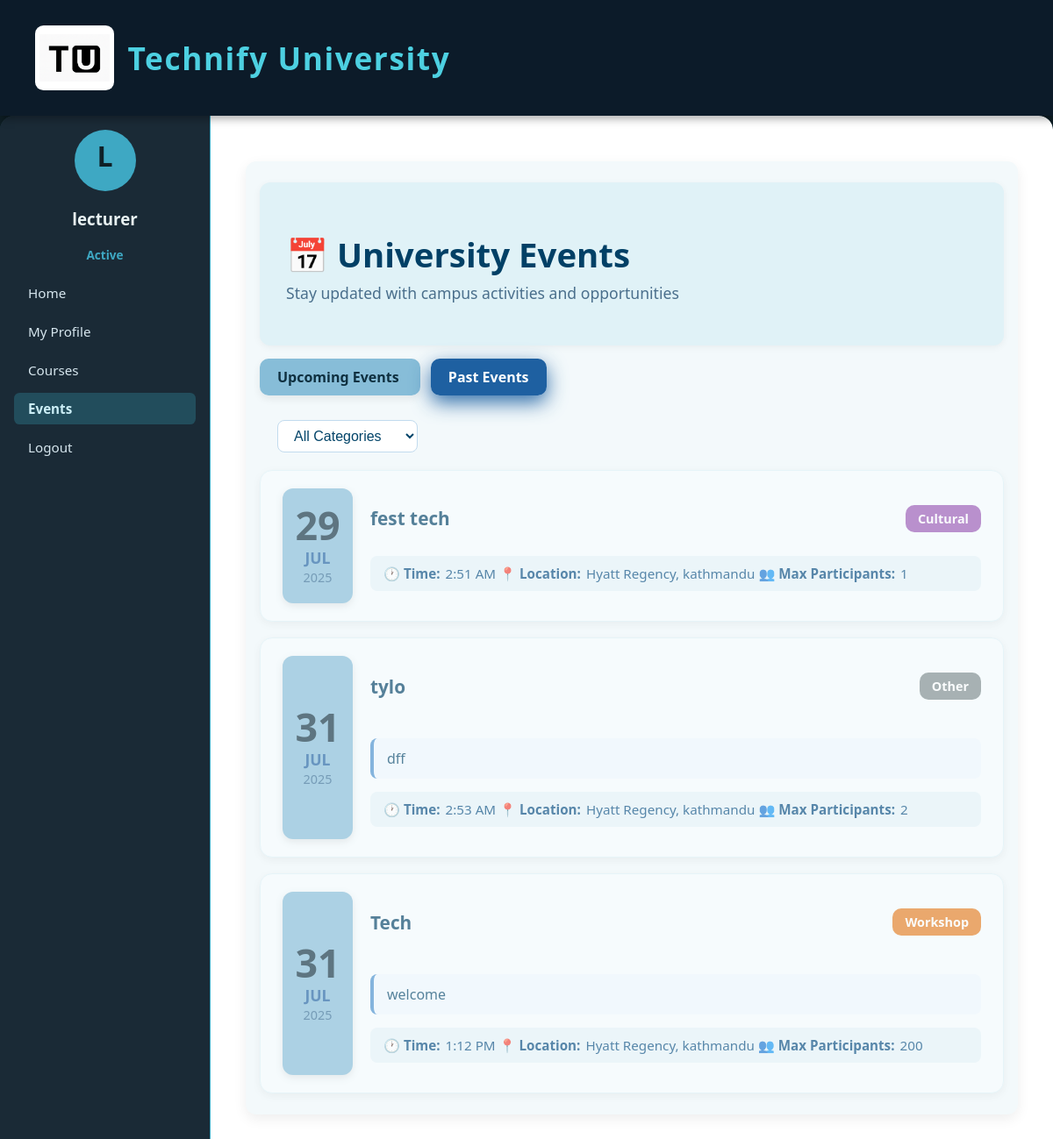
/Main/public/index.php?page=events&tab=past&filter=all (signed in), run on an earlier commit of the app's database.
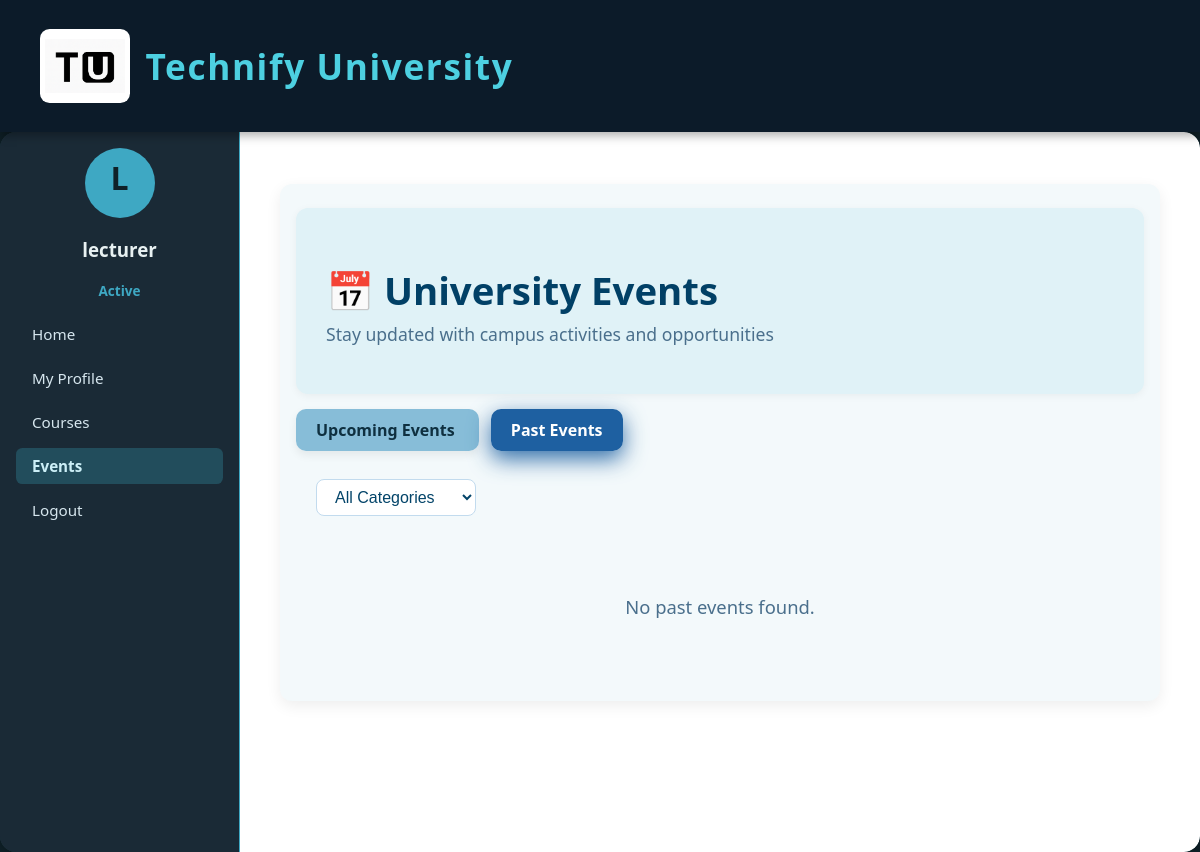
And on a later commit of the database.
### tables this page shows
CREATE TABLE `users` (
  `id` int(11) NOT NULL,
  `username` varchar(50) NOT NULL,
  `password` varchar(255) NOT NULL,
  `email` varchar(100) NOT NULL,
  `full_name` varchar(100) NOT NULL,
  `created_at` timestamp NULL DEFAULT current_timestamp()
);

CREATE TABLE `events` (
  `id` int(11) NOT NULL,
  `title` varchar(255) NOT NULL,
  `description` text DEFAULT NULL,
  `event_date` date NOT NULL,
  `event_time` time NOT NULL,
  `location` varchar(255) DEFAULT NULL,
  `category` enum('academic','sports','cultural','workshop','seminar','other') DEFAULT 'other',
  `max_participants` int(11) DEFAULT NULL,
  `created_by` int(11) NOT NULL,
  `created_at` timestamp NULL DEFAULT current_timestamp(),
  `updated_at` timestamp NULL DEFAULT current_timestamp() ON UPDATE current_timestamp(),
  `status` enum('active','cancelled','completed') DEFAULT 'active'
);

### Main/src/controllers/EventsController.php (called while the page is built, shortened)
<?php
require_once __DIR__ . '/../db.php';
require_once __DIR__ . '/../helper.php';
$current_user = getCurrentUser();
$user_name = $current_user['full_name'] ?? $_SESSION['username'];
$user_initials = '';
if ($current_user && $current_user['full_name']) {
    $names = explode(' ', trim($current_user['full_name']));
    $user_initials = strtoupper(substr($names[0], 0, 1));
} else {
    $user_initials = strtoupper(substr($_SESSION['username'], 0, 2));
}
$current_tab = $_GET['tab'] ?? 'upcoming';
$current_filter = $_GET['filter'] ?? 'all';
$today = date('Y-m-d');
$current_time = date('H:i:s');
$base_query = "SELECT * FROM events WHERE status = 'active'";
$params = [];
if ($current_tab === 'upcoming') {
    $base_query .= " AND (event_date > ? OR (event_date = ? AND event_time > ?))";
    $params = [$today, $today, $current_time];
} else {
    $base_query .= " AND (event_date < ? OR (event_date = ? AND event_time < ?))";
    $params = [$today, $today, $current_time];
}
$base_query .= " ORDER BY event_date ASC, event_time ASC";
try {
    $events = fetchAll($base_query, $params);
} catch (Exception $e) {
    $events = [];
}
$current_page = 'events';
require __DIR__ . '/../views/events.html.php';
$content = ob_get_clean();
require __DIR__ . '/../../templates/main_layout.php';

### Main/src/db.php (called while the page is built)
<?php
class Database {
    private static $instance = null;
    private $pdo;
    private function __construct() {
        $username = 'student';
        $password = 'student';
        $database = 'university_website';
        $host = 'mysql';
        try {
            $this->pdo = new PDO("mysql:host=$host;dbname=$database", $username, $password);
            $this->pdo->setAttribute(PDO::ATTR_ERRMODE, PDO::ERRMODE_EXCEPTION);
            $this->pdo->setAttribute(PDO::ATTR_DEFAULT_FETCH_MODE, PDO::FETCH_ASSOC);
        } catch (PDOException $e) {
            die("Connection failed: " . $e->getMessage());
        }
    }
    public static function getInstance() {
        if (self::$instance === null) {
            self::$instance = new Database();
        }
        return self::$instance;
    }
    public function getConnection() {
        return $this->pdo;
    }
}
function db() {
    return Database::getInstance()->getConnection();
}
function query($sql, $params = []) {
    $stmt = db()->prepare($sql);
    $stmt->execute($params);
    return $stmt;
}
function fetchAll($sql, $params = []) {
    return query($sql, $params)->fetchAll();
}
function fetchOne($sql, $params = []) {
    return query($sql, $params)->fetch();
}
?>

### Main/src/helper.php (called while the page is built, shortened)
<?php
function getMainNavItems(): array {
    return [
        'home' => 'Home',
        'profile' => 'My Profile',
        'courses' => 'Courses',
        'events' => 'Events'
    ];
}
function getCurrentUser(): ?array {
    return fetchOne("SELECT * FROM users WHERE username = ?", [$_SESSION['username']]);
}

### Main/src/views/events.html.php (the view, shortened to what this page needs)
<div class="events-content">
    <div class="events-header">
        <div class="header-main">
            <h1>📅 University Events</h1>
            <p>Stay updated with campus activities and opportunities</p>
        </div>
    </div>
    <div class="event-tabs">
        <a href="?page=events&tab=upcoming&filter=<?php echo $current_filter; ?>"
           class="event-tab <?php echo $current_tab === 'upcoming' ? 'active' : ''; ?>">
            Upcoming Events
        </a>
        <a href="?page=events&tab=past&filter=<?php echo $current_filter; ?>"
           class="event-tab <?php echo $current_tab === 'past' ? 'active' : ''; ?>">
            Past Events
        </a>
    </div>
    <div class="filter-section">
        <form method="GET">
            <select name="filter" class="filter-select" onchange="this.form.submit()">
                <option value="all" <?php echo $current_filter === 'all' ? 'selected' : ''; ?>>All Categories</option>
            </select>
        </form>
    </div>
    <div class="events-list">
        <?php if (empty($events)): ?>
            <div class="no-events">
                <p>No <?php echo $current_tab === 'upcoming' ? 'upcoming' : 'past'; ?> events found<?php echo $current_filter !== 'all' ? ' for the selected category' : ''; ?>.</p>
            </div>
        <?php else: ?>
            <div class="events-container">
                <?php foreach ($events as $event): ?>
                    <div class="event-item <?php echo $current_tab === 'past' ? 'past-event' : ''; ?>">
                        <div class="event-date">
                            <div class="date-day"><?php echo date('d', strtotime($event['event_date'])); ?></div>
                            <div class="date-month"><?php echo date('M', strtotime($event['event_date'])); ?></div>
                            <div class="date-year"><?php echo date('Y', strtotime($event['event_date'])); ?></div>
                        </div>
                        <div class="event-content">
                            <div class="event-header">
                                <h3 class="event-title"><?php echo htmlspecialchars($event['title']); ?></h3>
                                <span class="event-category category-<?php echo $event['category']; ?>">
                                    <?php echo ucfirst($event['category']); ?>
                                </span>
                            </div>
                            <?php if ($event['description']): ?>
                                <p class="event-description"><?php echo htmlspecialchars($event['description']); ?></p>
                            <?php endif; ?>
                            <div class="event-details">
                                <div class="event-meta">
                                    <span><strong>🕐 Time:</strong> <?php echo date('g:i A', strtotime($event['event_time'])); ?></span>
                                    <?php if ($event['location']): ?>
                                        <span><strong>📍 Location:</strong> <?php echo htmlspecialchars($event['location']); ?></span>
                                    <?php endif; ?>
                                    <?php if ($event['max_participants']): ?>
                                        <span><strong>👥 Max Participants:</strong> <?php echo $event['max_participants']; ?></span>
                                    <?php endif; ?>
                                </div>
                            </div>
                        </div>
                    </div>
                <?php endforeach; ?>
            </div>
        <?php endif; ?>
    </div>
</div>

### Main/public/index.php (shortened to what this page needs)
<?php
require_once __DIR__ . '/../src/db.php';
require_once __DIR__ . '/../src/helper.php';
$page = $_GET['page'] ?? '';
if (!empty($_SESSION['logged_in']) && !empty($_SESSION['username'])) {
    switch ($page) {
        case 'events':
            require __DIR__ . '/../src/controllers/EventsController.php';
            break;
    }
    exit;
}

### Main/templates/main_layout.php (shortened to what this page needs)
<?php
require_once __DIR__ . '/../src/helper.php';
?>
<!DOCTYPE html>
<html lang="en">
<head>
    <link rel="stylesheet" href="assets/css/user.css">
</head>
<body class="<?php echo htmlspecialchars($page_class ?? 'main-page'); ?>">
    <header class="header">
        <div class="logo"><img src="../assets/images/tu.png" alt="Technify University Logo">Technify University</div>
    </header>
    <div class="container">
        <aside class="sidebar">
            <div class="profile">
                <div class="profile-pic"><?php echo htmlspecialchars($user_initials ?? ''); ?></div>
                <h3><?php echo htmlspecialchars($user_name ?? 'Guest'); ?></h3>
                <div class="status">Active</div>
            </div>
            <nav role="navigation">
                <ul class="nav-menu">
                    <?php
                    $nav_items = getMainNavItems();
                    foreach ($nav_items as $page => $label):
                        $is_active = ($current_page ?? '') === $page;
                    ?>
                        <li>
                            <a href="index.php?page=<?php echo urlencode($page); ?>"
                               class="<?php echo $is_active ? 'active' : ''; ?>"
                               <?php echo $is_active ? 'aria-current="page"' : ''; ?>>
                                <?php echo htmlspecialchars($label); ?>
                            </a>
                        </li>
                    <?php endforeach; ?>
                    <li><a href="index.php?page=logout">Logout</a></li>
                </ul>
            </nav>
        </aside>
        <main class="main-content">
            <?php echo $content ?? ''; ?>
        </main>
    </div>
</body>
</html>

What changed in the data, as far as the page shows it:
removed events: event_date "29", event_date "JUL", event_date "2025", title "fest tech", category "Cultural", event_time "2:51 AM", location "Hyatt Regency, kathmandu", max_participants "1"
removed events: event_date "31", event_date "JUL", event_date "2025", title "tylo", category "Other", description "dff", event_time "2:53 AM", location "Hyatt Regency, kathmandu", max_participants "2"
removed events: event_date "31", event_date "JUL", event_date "2025", title "Tech", category "Workshop", description "welcome", event_time "1:12 PM", location "Hyatt Regency, kathmandu", max_participants "200"
Also different on the page:
text now shown: "No past events found ."
